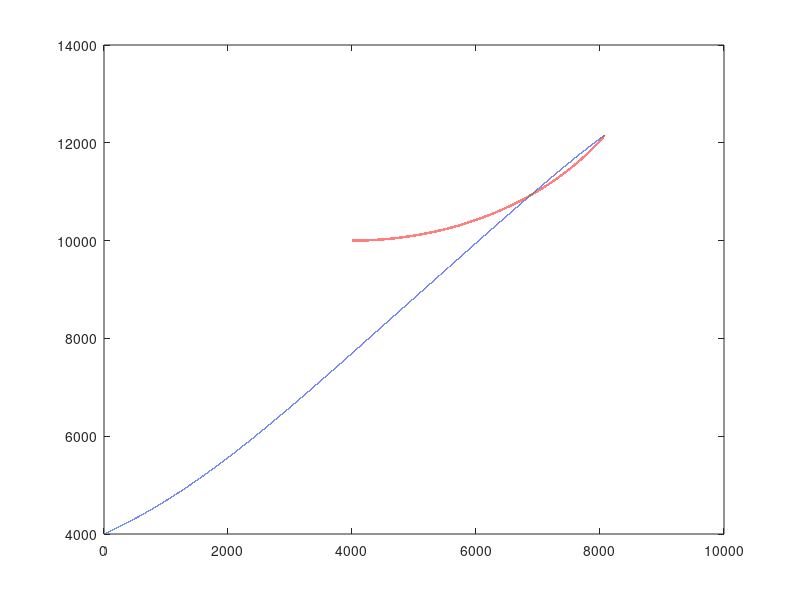
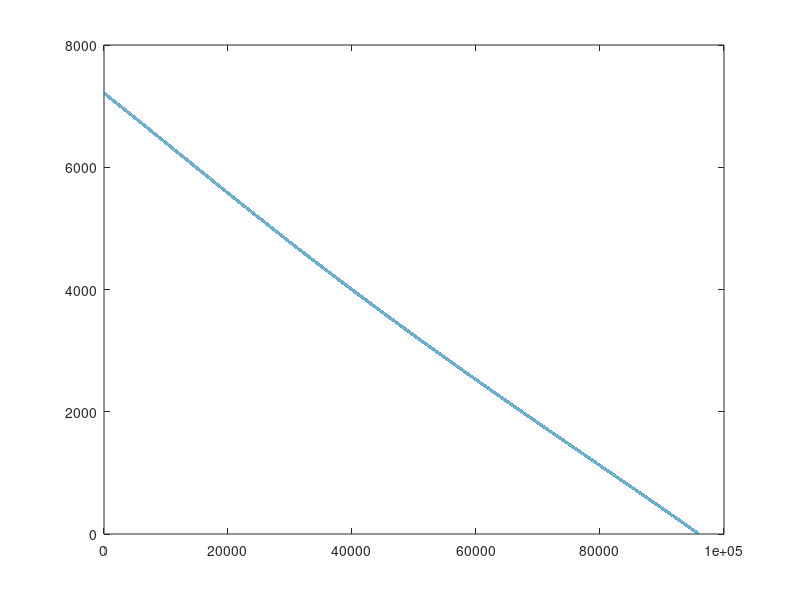
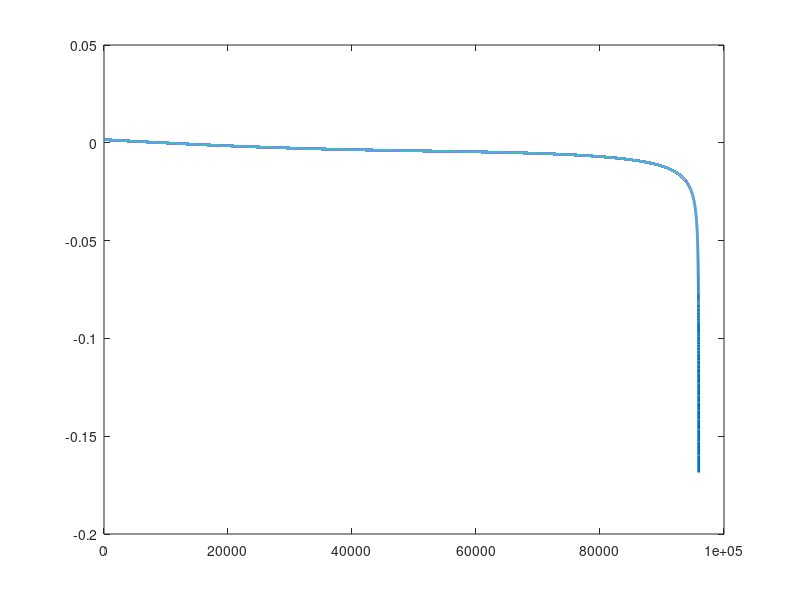
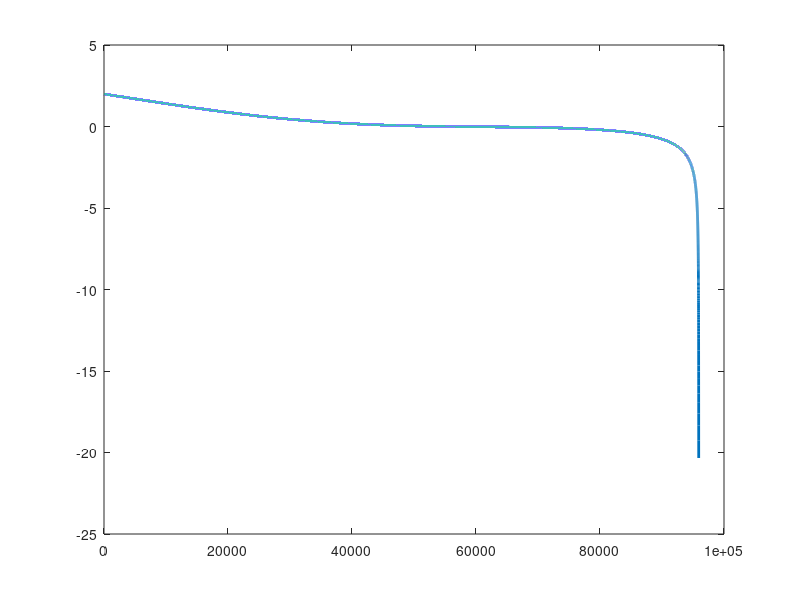

MATLAB code for these plots, in order:
%具有落角约束的导引律
%2020/12/5 by zhouyu
clc
close all
clear all
% %% 打击地面目标
% t=0.001;
% time=100;
% step=time/t;
% %变量定义
% xm=zeros(1,step);
% ym=zeros(1,step);
% r=zeros(1,step);%弹目距离
% a=zeros(1,step);%法向过载
% theta=zeros(1,step);%弹道倾角
% q=zeros(1,step);%视线角
% eta=zeros(1,step);%速度前置角
% %常量定义
% V=120;
% xt=4000;
% yt=0;
% thetaset=pi/6;
% %变量赋初值
% xm(1)=0;
% ym(1)=4000;
% r(1)=sqrt((xm(1)-xt)^2+(ym(1)-yt)^2);
% theta(1)=0;
% 
% for i=1:step
%     q(i)=atan((ym(i)-yt)/(xt-xm(i)));
%     qdot=-V*sin(theta(i)-q(i))/r(i);
%     rdot=-V*cos(theta(i)-q(i));
%     tgo=-r(i)/rdot;
%     thetadot=(4*qdot-2*(thetaset-q(i))/tgo);%4*qdot;%
%     xdot=V*cos(theta(i));
%     ydot=-V*sin(theta(i));
%  
%     r(i+1)=r(i)+rdot*t; 
%     theta(i+1)=theta(i)+thetadot*t;  
%     xm(i+1)=xm(i)+xdot*t; 
%     ym(i+1)=ym(i)+ydot*t;
%     if r(i)<0.5
%         a=i;
%        break
%     end
%     
% end
% figure(1)
% plot(xm(1:a),ym(1:a))
% hold on
% plot(xt,yt,'*')
% figure(2)
% xx=0.001*[1:step];
% plot(xx,theta)
%% 打击空中目标
t=0.001;
time=100;
step=time/t;
%变量定义
xm=zeros(1,step);
ym=zeros(1,step);

xt=zeros(1,step);
yt=zeros(1,step);
r=zeros(1,step);%弹目距离
a=zeros(1,step);%法向过载
theta=zeros(1,step);%弹道倾角
t_d = zeros(1,step);
theta_t=zeros(1,step);%弹道倾角
q=zeros(1,step);%视线角
r_d = zeros(1,step);

q_d=zeros(1,step);%视线角
eta=zeros(1,step);%速度前置角
%常量定义
V=120;
V1 = 50;
xt(1)=4000;
yt(1)=10000;%目标在天上
thetaset=30/180*pi;
%变量赋初值
xm(1)=0;
ym(1)=4000;
r(1)=sqrt((xm(1)-xt(1))^2+(ym(1)-yt(1))^2);
theta(1)=30/180*pi;
theta_t(1) = 0/180*pi;

q(1)=atan((yt-ym(1))/(xt-xm(1)));%弹目视线角计算
for i=1:step
    
    qdot=(V*sin(-theta(i)+q(i))-V1*sin(-theta_t(i)+q(i)) )/r(i);
    rdot=-V*cos(theta(i)-q(i))+V1*cos(theta_t(i)-q(i));
    tgo=-r(i)/rdot;
    thetadot=(4*qdot-2*(thetaset-q(i))/tgo);
    the_t_dot = -sin(step * t)/V1;
    
    xdot=V*cos(theta(i));
    ydot=V*sin(theta(i));
  
    xtdot=V1*cos(theta_t(i));
    ytdot=V1*sin(theta_t(i));


    q(i+1)=q(i)+qdot*t; 
    r(i+1)=r(i)+rdot*t; 
    theta(i+1)=theta(i)+thetadot*t;  
    theta_t(i+1) = theta_t(i) + the_t_dot*t;

    xm(i+1)=xm(i)+xdot*t; 
    ym(i+1)=ym(i)+ydot*t;



    xt(i+1)=xt(i)+xtdot*t; 
    yt(i+1)=yt(i)+ytdot*t;
    q_d(i) = qdot;
    r_d(i) = rdot;
    t_d(i) = thetadot*V;
    if r(i)<0.5
        a=i;
       break
    end
    
end
figure(1)
plot(xm(1:a),ym(1:a),xt(1:a),yt(1:a),'LineWidth',2)
figure(2)
plot(r(1:a),'LineWidth',2);

figure(4)
plot(q_d(1:a),'LineWidth',2);

figure(5)
plot(t_d(1:a),'LineWidth',2);


